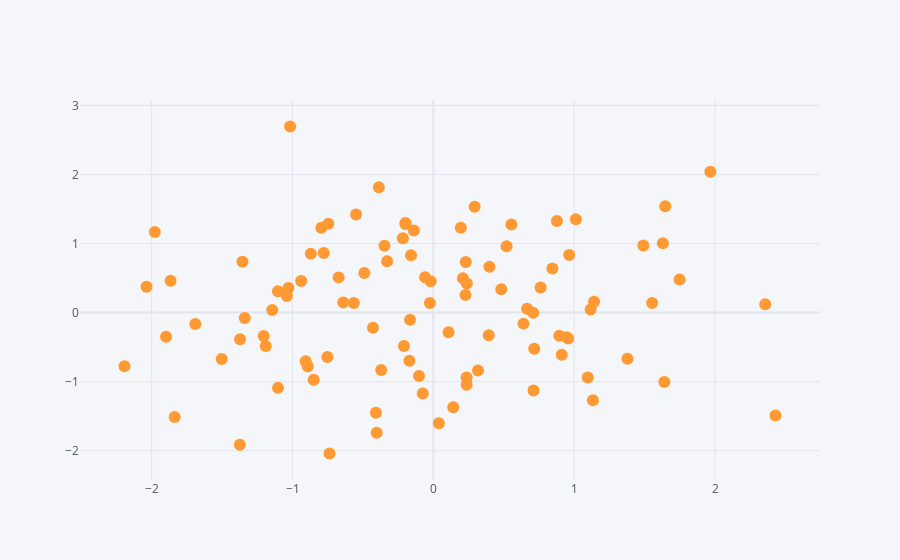

The notebook cell saved with this chart:
### Code cell
df.iplot(kind = 'scatter', x='A', y='B', mode='markers')
